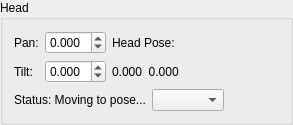
                  <widget class="QGroupBox" name="gbHead">
                   <property name="title">
                    <string>Head</string>
                   </property>
                   <layout class="QHBoxLayout" name="horizontalLayout_9">
                    <item>
                     <layout class="QVBoxLayout" name="verticalLayout_11">
                      <item>
                       <layout class="QHBoxLayout" name="horizontalLayout_8">
                        <item>
                         <layout class="QGridLayout" name="gridLayout_4">
                          <item row="1" column="1">
                           <widget class="QDoubleSpinBox" name="hdTxtTilt">
                            <property name="keyboardTracking">
                             <bool>false</bool>
                            </property>
                            <property name="decimals">
                             <number>3</number>
                            </property>
                            <property name="minimum">
                             <double>-1.000000000000000</double>
                            </property>
                            <property name="maximum">
                             <double>1.000000000000000</double>
                            </property>
                            <property name="singleStep">
                             <double>0.100000000000000</double>
                            </property>
                           </widget>
                          </item>
                          <item row="0" column="0">
                           <widget class="QLabel" name="hdLblPan">
                            <property name="text">
                             <string>Pan:</string>
                            </property>
                           </widget>
                          </item>
                          <item row="0" column="1">
                           <widget class="QDoubleSpinBox" name="hdTxtPan">
                            <property name="keyboardTracking">
                             <bool>false</bool>
                            </property>
                            <property name="decimals">
                             <number>3</number>
                            </property>
                            <property name="minimum">
                             <double>-1.571000000000000</double>
                            </property>
                            <property name="maximum">
                             <double>1.571000000000000</double>
                            </property>
                            <property name="singleStep">
                             <double>0.100000000000000</double>
                            </property>
                           </widget>
                          </item>
                          <item row="1" column="0">
                           <widget class="QLabel" name="label">
                            <property name="text">
                             <string>Tilt:</string>
                            </property>
                           </widget>
                          </item>
                         </layout>
                        </item>
                        <item>
                         <layout class="QVBoxLayout" name="verticalLayout_10">
                          <item>
                           <widget class="QLabel" name="hdLblHeadPoseLbl">
                            <property name="text">
                             <string>Head Pose:</string>
                            </property>
                           </widget>
                          </item>
                          <item>
                           <widget class="QLabel" name="hdLblHeadPose">
                            <property name="text">
                             <string>0.000  0.000</string>
                            </property>
                           </widget>
                          </item>
                         </layout>
                        </item>
                        <item>
                         <spacer name="horizontalSpacer_8">
                          <property name="orientation">
                           <enum>Qt::Horizontal</enum>
                          </property>
                          <property name="sizeHint" stdset="0">
                           <size>
                            <width>40</width>
                            <height>20</height>
                           </size>
                          </property>
                         </spacer>
                        </item>
                       </layout>
                      </item>
                      <item>
                       <layout class="QHBoxLayout" name="horizontalLayout_6">
                        <item>
                         <widget class="QLabel" name="hdLblStatus">
                          <property name="text">
                           <string>Status: Moving to pose...</string>
                          </property>
                         </widget>
                        </item>
                        <item>
                         <widget class="QComboBox" name="hdCmbPoses"/>
                        </item>
                       </layout>
                      </item>
                     </layout>
                    </item>
                    <item>
                     <spacer name="horizontalSpacer_5">
                      <property name="orientation">
                       <enum>Qt::Horizontal</enum>
                      </property>
                      <property name="sizeHint" stdset="0">
                       <size>
                        <width>55</width>
                        <height>20</height>
                       </size>
                      </property>
                     </spacer>
                    </item>
                   </layout>
                  </widget>
